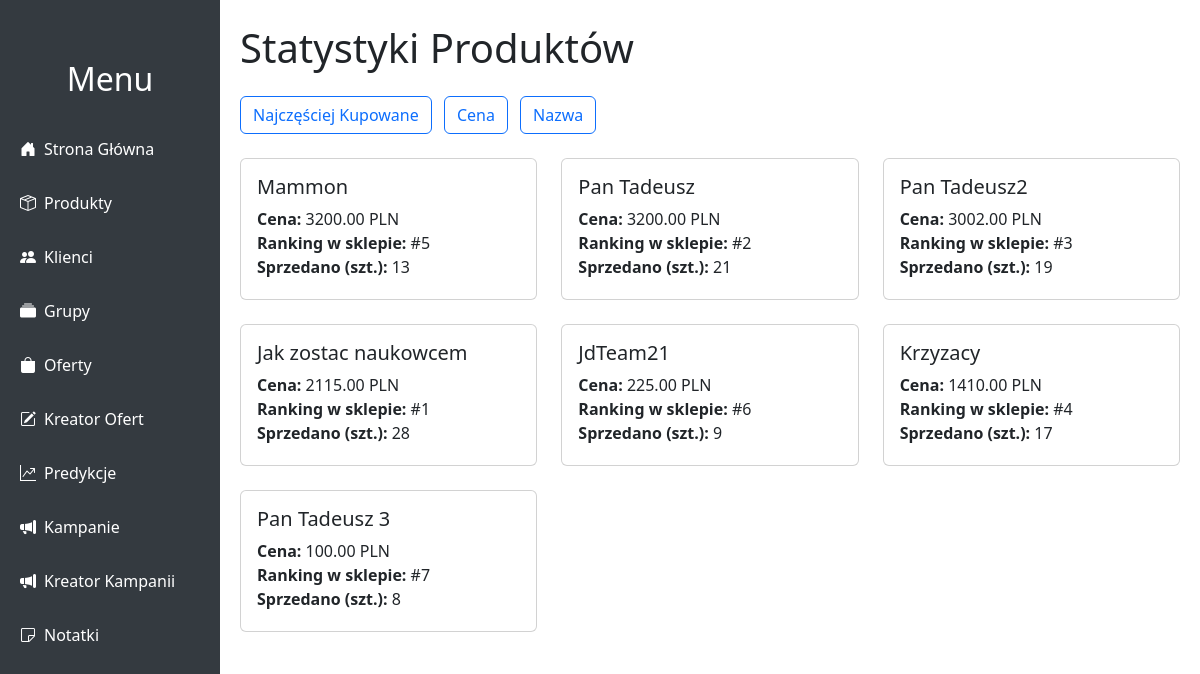
/products_stats/, run on the app's committed database.
### DjangoProject/models.py (models this page shows, shortened)
class Produkt(models.Model):
    id = models.AutoField(primary_key=True)
    nazwa = models.CharField(max_length=255)
    cena = models.DecimalField(max_digits=10, decimal_places=2)
    opis = models.TextField()
    producent = models.CharField(max_length=255)
    sciezka_do_zdjecia = models.CharField(max_length=255)

### DjangoProject/views.py (the view)
# urls.py: path('products_stats/', products_stats, name='products_stats'),
def products_stats(request):
    stats = SystemStatystyk()
    sort_param = request.GET.get('sort', 'default')
    if sort_param == 'najczesciej':
        products_data = sorted(stats.przekazDaneProdukty(), key=lambda x: x['total_sold_all_time'], reverse=True)
    elif sort_param == 'cena':
        products_data = sorted(stats.przekazDaneProdukty(), key=lambda x: x['product'].cena)
    elif sort_param == 'nazwa':
        products_data = sorted(stats.przekazDaneProdukty(), key=lambda x: x['product'].nazwa.lower())
    else:
        products_data = stats.przekazDaneProdukty()
    context = {
        'products_data': products_data,
        'sort_param': sort_param
    }
    return render(request, 'products_stats.html', context)

### DjangoProject/stats.py (called while the page is built)
    def update_data(self):
        clients_data = self.generate_clients_data()
        products_data = self.generate_products_data()
        self.data = {
            'last_updated': timezone.now(),
            'clients_data': clients_data,
            'products_data': products_data,
        }
        cache.set(self.CACHE_KEY, self.data, self.CACHE_TIMEOUT)

    def calculate_clv(self, aov, purchase_frequency, lifespan_years):
        return aov * Decimal(str(purchase_frequency)) * Decimal(str(lifespan_years))

    def przekazDaneProdukty(self):
        return self.data.get('products_data', [])

### templates/products_stats.html (shortened to what this page needs)
<!DOCTYPE html>
<html lang="pl">
<head>
    <link href="https://cdn.jsdelivr.net/npm/bootstrap@5.3.0/dist/css/bootstrap.min.css" rel="stylesheet">
    <link rel="stylesheet" href="https://cdn.jsdelivr.net/npm/bootstrap-icons@1.10.5/font/bootstrap-icons.css">
</head>
<body>
<div class="sidebar">
    <h2 class="text-center text-white mb-4">Menu</h2>
        <a href="/dashboard/"><i class="bi bi-house-door-fill me-2"></i>Strona Główna</a>
        <a href="/products_stats/"><i class="bi bi-box-seam me-2"></i>Produkty</a>
        <a href="/klienci/"><i class="bi bi-people-fill me-2"></i>Klienci</a>
        <a href="/grupy/"><i class="bi bi-collection-fill me-2"></i>Grupy</a>
        <a href="/oferty/"><i class="bi bi-bag-fill me-2"></i>Oferty</a>
        <a href="/kreator_ofert/"><i class="bi bi-pencil-square me-2"></i>Kreator Ofert</a>
        <a href="/predykcje/"><i class="bi bi-graph-up-arrow me-2"></i>Predykcje</a>
        <a href="/kampanie/"><i class="bi bi-megaphone-fill me-2"></i>Kampanie</a>
        <a href="/create_campaign/"><i class="bi bi-megaphone-fill me-2"></i>Kreator Kampanii</a>
        <a href="/notatki/"><i class="bi bi-sticky me-2"></i>Notatki</a>
</div>
<div class="main-content container-fluid py-4">
    <h1 class="mb-4">Statystyki Produktów</h1>
    <div class="mb-4">
        <a href="?sort=najczesciej" class="btn btn-outline-primary {% if sort_param == 'najczesciej' %}active{% endif %} me-2">Najczęściej Kupowane</a>
        <a href="?sort=cena" class="btn btn-outline-primary {% if sort_param == 'cena' %}active{% endif %} me-2">Cena</a>
        <a href="?sort=nazwa" class="btn btn-outline-primary {% if sort_param == 'nazwa' %}active{% endif %} me-2">Nazwa</a>
    </div>
    <div class="row row-cols-1 row-cols-md-3 g-4">
        {% for item in products_data %}
        <div class="col">
    <div class="card product-card" data-bs-toggle="modal" data-bs-target="#productModal{{ forloop.counter }}">
        <div class="card-body">
            <h5 class="card-title">{{ item.product.nazwa }}</h5>
            <p class="card-text mb-1">
                <strong>Cena:</strong> {{ item.product.cena }} PLN<br>
                <strong>Ranking w sklepie:</strong> #{{ item.ranking_position }}<br>
                <strong>Sprzedano (szt.):</strong> {{ item.total_sold_all_time }}
            </p>
        </div>
    </div>
</div>
        {% endfor %}
    </div>
</div>
</body>
</html>

### templates/products_stats.html (style rules this page uses)
body { display: flex; margin: 0; overflow-x: hidden; }
.sidebar { width: 220px; height: 100vh; position: fixed; padding-top: 60px; top: 0; left: 0; background-color: #343a40; overflow-y: auto; }
.main-content { flex: 1; margin-left: 220px; padding: 20px; box-sizing: border-box; }
.sidebar a { color: #ffffff; padding: 15px 20px; display: block; text-decoration: none; }
.main-content { margin-left: 220px; padding: 20px; }
.product-card { height: 100%; }
.product-card { transition: transform 0.3s, box-shadow 0.3s; cursor: pointer; }

### data on the page
Produkt: product.nazwa "Mammon", product.cena "3200.00"
Produkt: product.nazwa "Pan Tadeusz", product.cena "3200.00"
Produkt: product.nazwa "Pan Tadeusz2", product.cena "3002.00"
Produkt: product.nazwa "Jak zostac naukowcem", product.cena "2115.00"
Produkt: product.nazwa "JdTeam21", product.cena "225.00"
Produkt: product.nazwa "Krzyzacy", product.cena "1410.00"
Produkt: product.nazwa "Pan Tadeusz 3", product.cena "100.00"

### other printed values
{{ item.ranking_position }} "5" "2" "3" "1" "6" "4" "7"
{{ item.total_sold_all_time }} "13" "21" "19" "28" "9" "17" "8"
